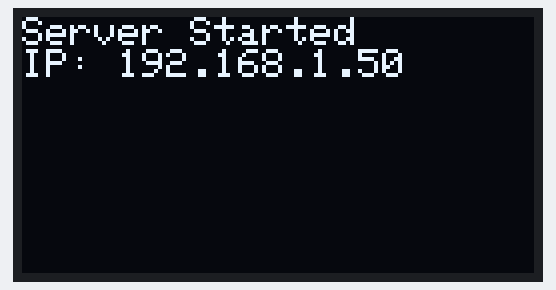
The sketch below on a simulated ESP8266 (NodeMCU). Shown: 128×64 one-colour display. WiFi joins after 1.5 s; servers stay silent unless stated; what the sketch prints to the serial monitor is not drawn.

Above: at 1.6 s.

The sketch:

ESP8266_WebServer_OLED.ino
```cpp
#include <ESP8266WiFi.h>
#include <Adafruit_GFX.h>
#include <Adafruit_SSD1306.h>
#include <Wire.h>

#define SCREEN_WIDTH 128
#define SCREEN_HEIGHT 64
#define OLED_RESET    -1
Adafruit_SSD1306 display(SCREEN_WIDTH, SCREEN_HEIGHT, &Wire, OLED_RESET);

const char* ssid = "YOUR_SSID";
const char* password = "YOUR_PASSWORD";

WiFiServer server(80);

void setup() {
  Serial.begin(115200);

  display.begin(SSD1306_SWITCHCAPVCC, 0x3C);
  display.clearDisplay();
  display.setTextSize(1);
  display.setTextColor(WHITE);
  display.setCursor(0, 10);
  display.println("Connecting...");
  display.display();

  WiFi.begin(ssid, password);
  while (WiFi.status() != WL_CONNECTED) {
    delay(500);
    Serial.print(".");
  }

  server.begin();
  Serial.println("Server started");

  display.clearDisplay();
  display.setCursor(0, 0);
  display.println("Server Started");
  display.print("IP: ");
  display.println(WiFi.localIP());
  display.display();
}

void loop() {
  WiFiClient client = server.available();
  if (client) {
    String request = client.readStringUntil('\r');
    client.flush();
    client.println("HTTP/1.1 200 OK");
    client.println("Content-Type: text/html");
    client.println();
    client.println("<h1>Hello from ESP8266 Web Server!</h1>");
    delay(1);
  }
}
```
